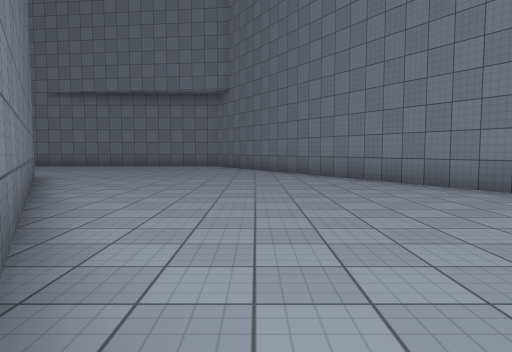
[1] (above)

19 first-person views from a walk through a Unity game level. The camera is 1.3 m above the floor, tilts 4° down and sees 70° across. The floor is counted in squares, 2 m on a side. Each view is taken from the middle of a square. On the plan, view 1 faces up. The plan holds only what a view shows up to about 11 squares ahead; the rest is blank. The place goes on beyond the plan. The player character is not drawn. Some animated figures are not drawn. Surface patterns are stand-ins for the level's own textures.

[2]
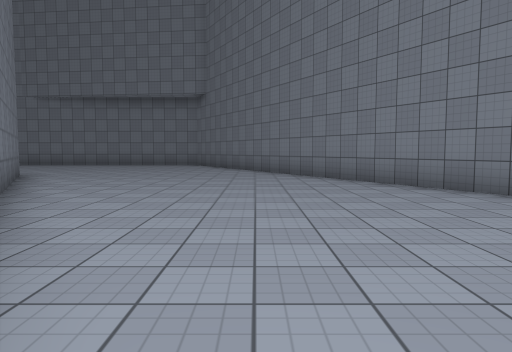

[3]
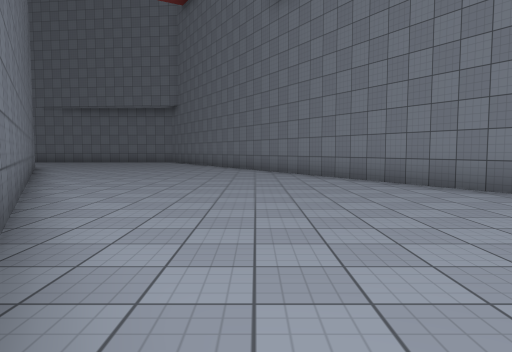

[4]
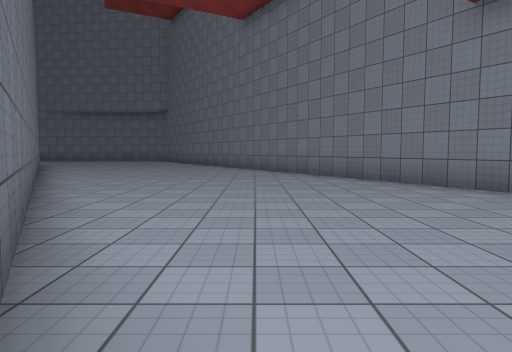

[5]
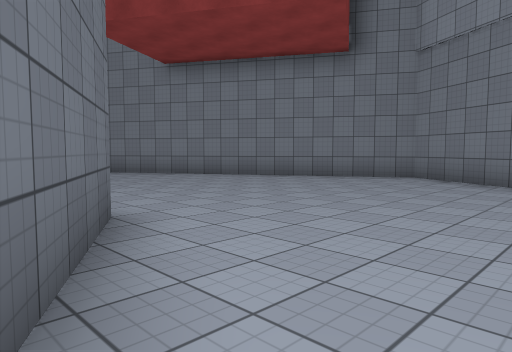

[6]
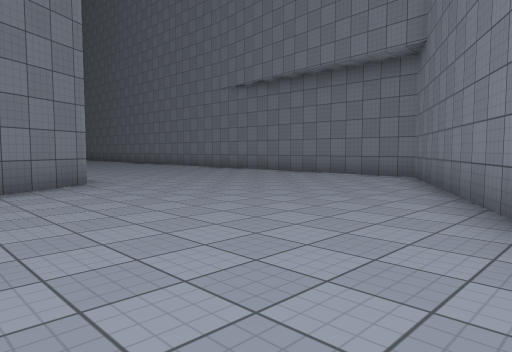

[7]
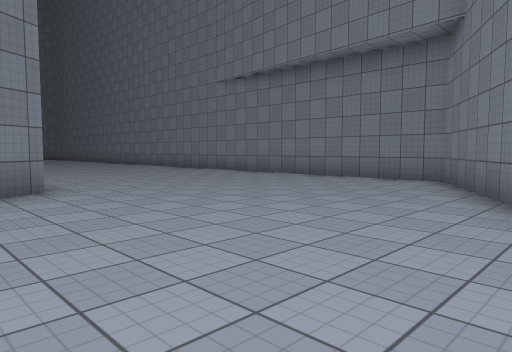

[8]
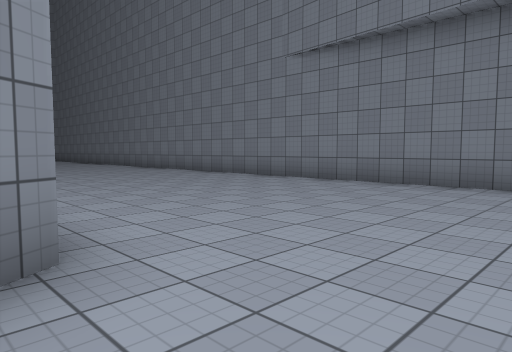

[9]
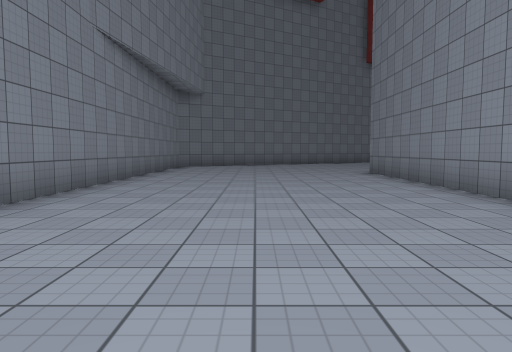

[10]
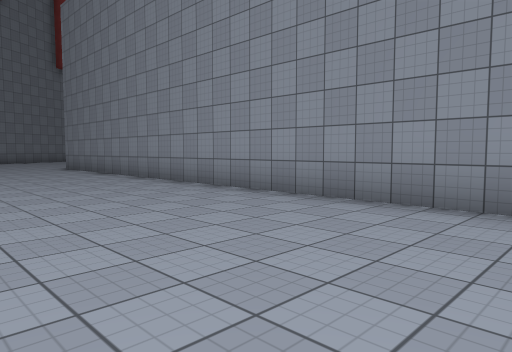

[11]
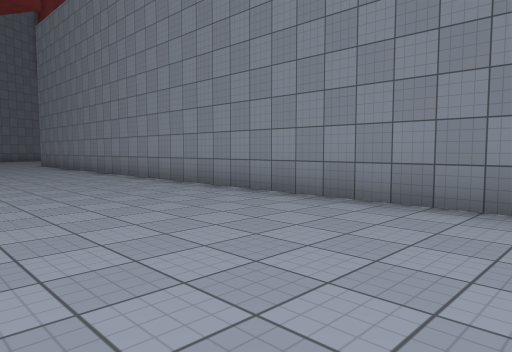

[12]
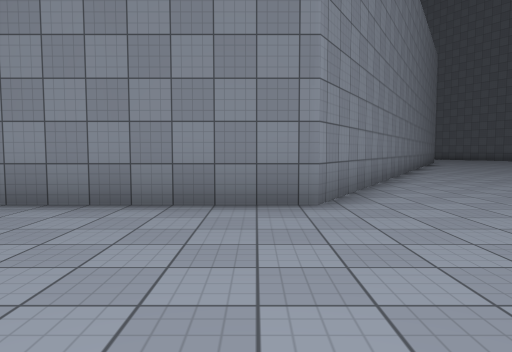

[13]
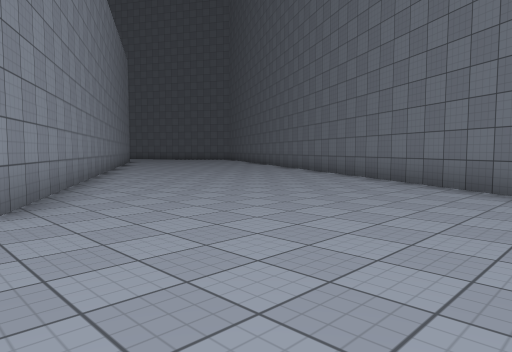

[14]
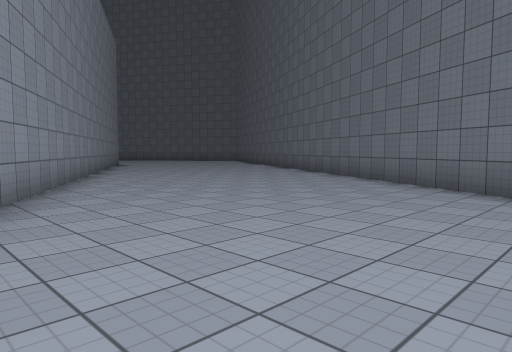

[15]
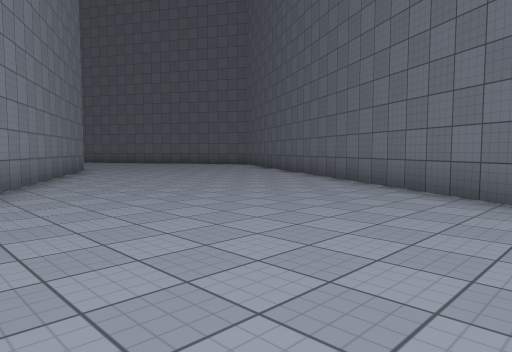

[16]
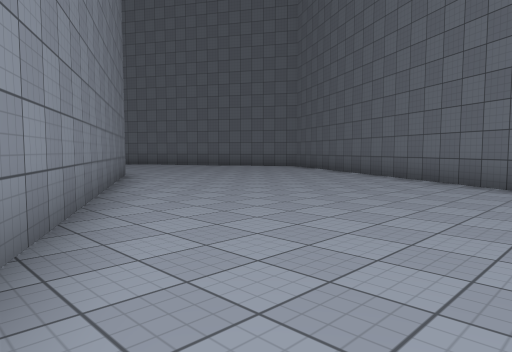

[17]
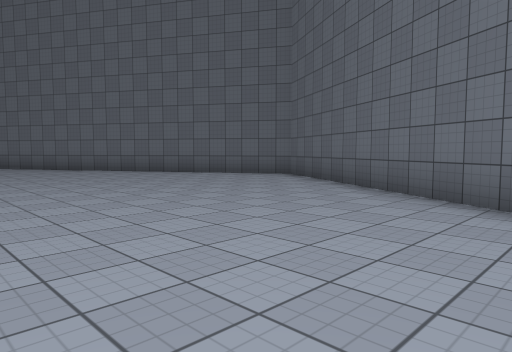

[18]
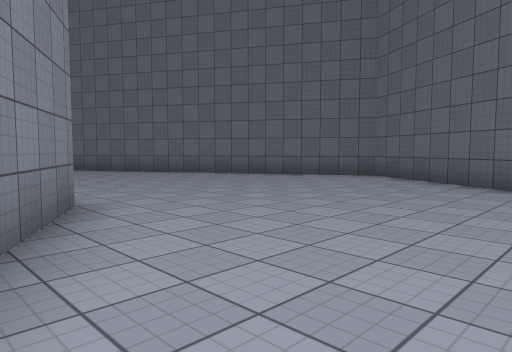

[19]
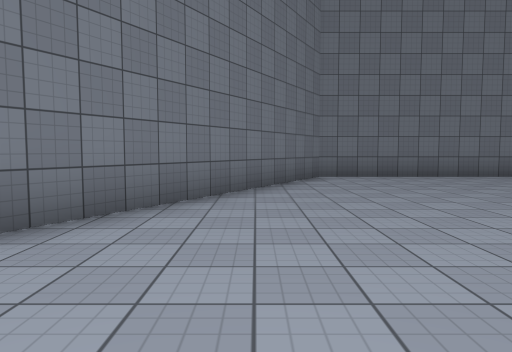

### Floor plan
Points are (right, up) in squares from view 1. A wall is a line through its corners. A room is listed if a view was taken in it or the views show most of it. See-through windows are left out.
Room 1 (views 1, 2, 3, 4, 5, 6, 7, 8, 9, 10, 11, 12, 13, 14, 15, 16, 17, 18, 19)
walls: (-21.6, 15) (-26.4, 15) (-38.9, -6.5) (-36, -11.5); (3.5, -6.5) (2.1, -8.8); (-31.5, -6.6) (-22.8, 8.7) (-5.2, 8.7) (2.9, -5.5); (9.6, -8.7) (10.9, -6.5) (-1.6, 15) (-11.8, 15)

Positions as (right, up) in squares from view 1, and headings:
1: (0, 0), facing up
2: (1, -1), facing up
3: (3, -5), facing up
4: (4, -7), facing up
5: (2, -10), facing up-right
6: (2, 6), facing up-left
7: (1, 7), facing up-left
8: (-3, 8), facing up-left
9: (-16, 12), facing right
10: (-19, 13), facing down-right
11: (-22, 13), facing down-right
12: (-22, 13), facing down
13: (-22, 13), facing down-left
14: (-24, 10), facing down-left
15: (-27, 6), facing down-left
16: (-27, 3), facing down-left
17: (-31, 0), facing down-left
18: (-30, -2), facing down-left
19: (-28, 6), facing up
